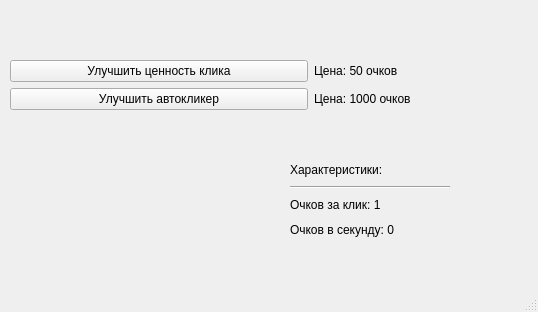
<?xml version="1.0" encoding="UTF-8"?>
<ui version="4.0">
 <class>UpgradeWindow</class>
 <widget class="QMainWindow" name="UpgradeWindow">
  <property name="geometry">
   <rect>
    <x>0</x>
    <y>0</y>
    <width>538</width>
    <height>312</height>
   </rect>
  </property>
  <property name="windowTitle">
   <string>MainWindow</string>
  </property>
  <widget class="QWidget" name="centralwidget">
   <widget class="QWidget" name="verticalLayoutWidget">
    <property name="geometry">
     <rect>
      <x>290</x>
      <y>160</y>
      <width>160</width>
      <height>80</height>
     </rect>
    </property>
    <layout class="QVBoxLayout" name="verticalLayout">
     <property name="sizeConstraint">
      <enum>QLayout::SizeConstraint::SetNoConstraint</enum>
     </property>
     <item>
      <widget class="QLabel" name="label">
       <property name="text">
        <string>Характеристики:</string>
       </property>
      </widget>
     </item>
     <item>
      <widget class="Line" name="line">
       <property name="orientation">
        <enum>Qt::Orientation::Horizontal</enum>
       </property>
      </widget>
     </item>
     <item>
      <widget class="QLabel" name="currentClickValuerLevelLabel">
       <property name="text">
        <string>Очков за клик: 1</string>
       </property>
      </widget>
     </item>
     <item>
      <widget class="QLabel" name="currentAutoClickerLevelLabel">
       <property name="text">
        <string>Очков в секунду: 0</string>
       </property>
      </widget>
     </item>
    </layout>
   </widget>
   <widget class="QWidget" name="gridLayoutWidget">
    <property name="geometry">
     <rect>
      <x>10</x>
      <y>60</y>
      <width>401</width>
      <height>51</height>
     </rect>
    </property>
    <layout class="QGridLayout" name="gridLayout">
     <item row="1" column="1">
      <widget class="QLabel" name="upgradeAutoClickerPriceLabel">
       <property name="text">
        <string>Цена: 1000 очков</string>
       </property>
      </widget>
     </item>
     <item row="0" column="1">
      <widget class="QLabel" name="upgradeClickValuePriceLabel">
       <property name="text">
        <string>Цена: 50 очков</string>
       </property>
      </widget>
     </item>
     <item row="0" column="0">
      <widget class="QPushButton" name="upgradeClickValuePushButton">
       <property name="sizePolicy">
        <sizepolicy hsizetype="Expanding" vsizetype="Fixed">
         <horstretch>0</horstretch>
         <verstretch>0</verstretch>
        </sizepolicy>
       </property>
       <property name="text">
        <string>Улучшить ценность клика</string>
       </property>
      </widget>
     </item>
     <item row="1" column="0">
      <widget class="QPushButton" name="upgradeAutoClickerPushButton">
       <property name="sizePolicy">
        <sizepolicy hsizetype="Expanding" vsizetype="Fixed">
         <horstretch>0</horstretch>
         <verstretch>0</verstretch>
        </sizepolicy>
       </property>
       <property name="text">
        <string>Улучшить автокликер</string>
       </property>
      </widget>
     </item>
    </layout>
   </widget>
  </widget>
  <widget class="QMenuBar" name="menubar">
   <property name="geometry">
    <rect>
     <x>0</x>
     <y>0</y>
     <width>538</width>
     <height>17</height>
    </rect>
   </property>
  </widget>
  <widget class="QStatusBar" name="statusbar"/>
 </widget>
 <resources/>
 <connections/>
</ui>
